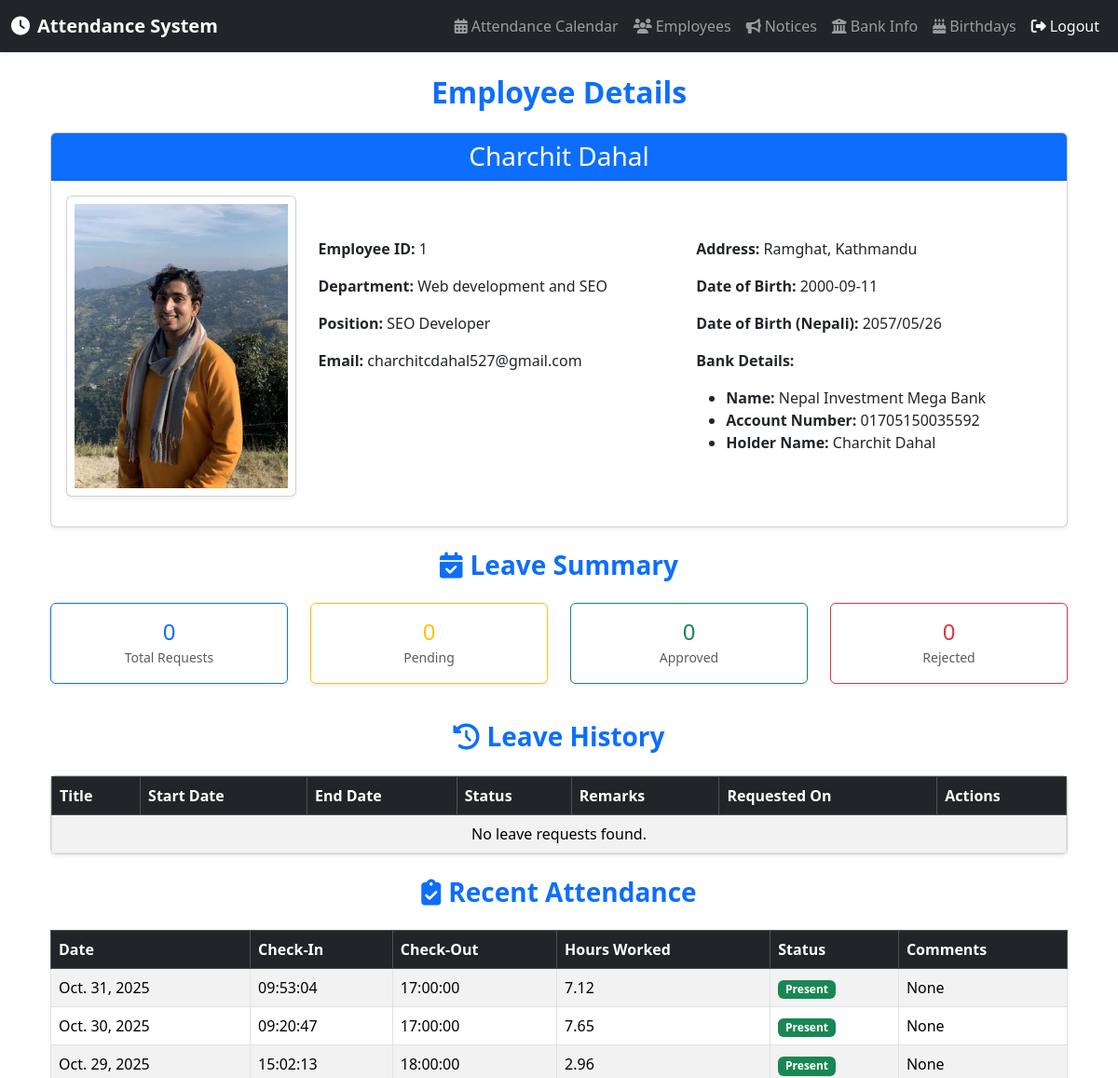
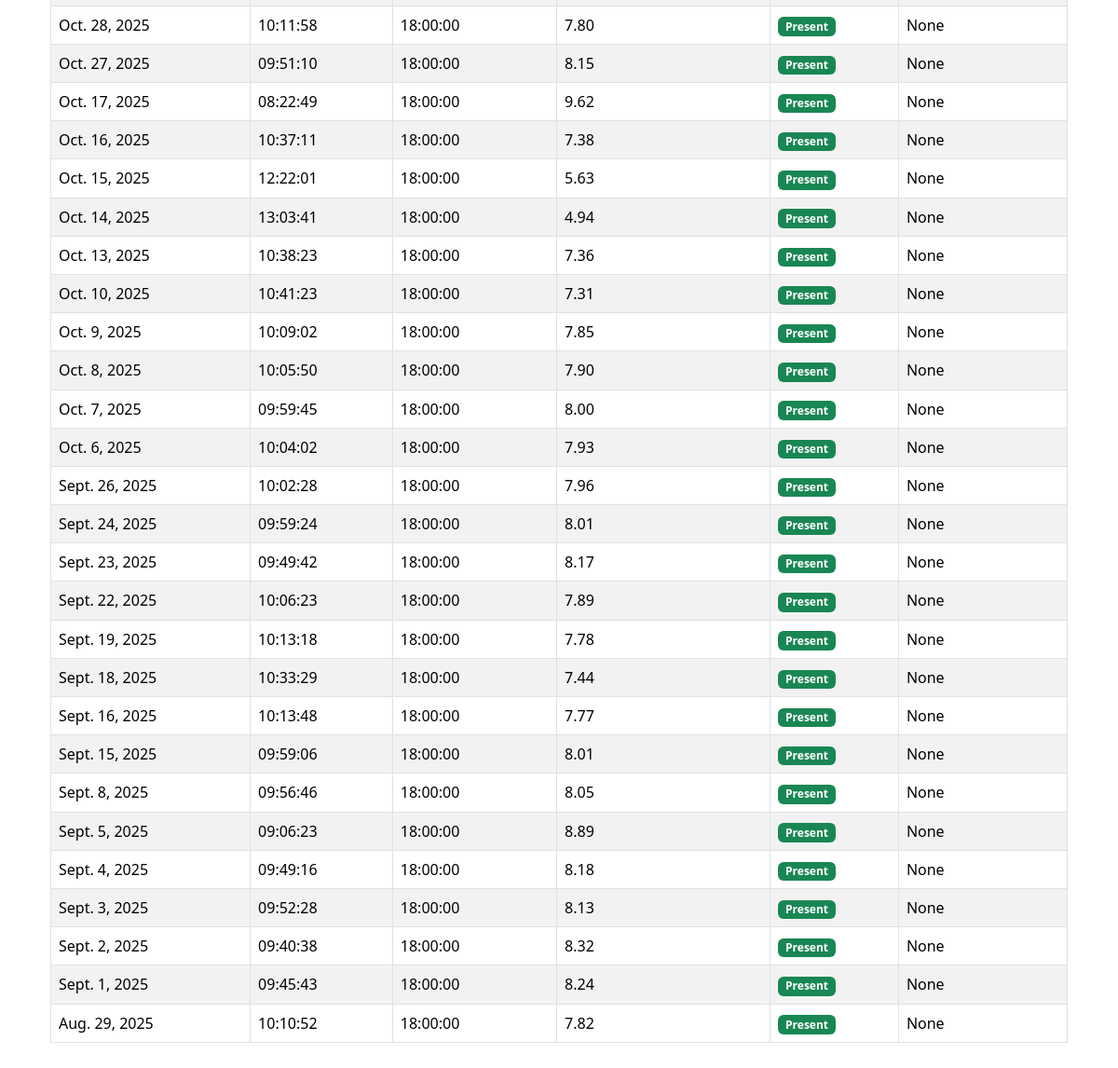
/employees/1/ (signed in), run on the app's committed database (2 pictures, top to bottom).
### attendance/models.py (models this page shows, shortened)
class Employee(models.Model):
    user = models.OneToOneField(User, on_delete=models.CASCADE)
    employee_id = models.CharField(max_length=10, unique=True)
    first_name = models.CharField(max_length=50)
    last_name = models.CharField(max_length=50)
    department = models.ForeignKey(Department, on_delete=models.SET_NULL, null=True)
    email = models.EmailField(unique=True)
    address = models.TextField(blank=True, null=True)
    position = models.CharField(max_length=100, blank=True, null=True)
    dob = models.DateField(blank=True, null=True)
    dob_nepali = models.CharField(max_length=10, blank=True, null=True)  # Format: YYYY/MM/DD in BS
    bank_account_number = models.CharField(max_length=50, blank=True, null=True)
    bank_name = models.CharField(max_length=100, blank=True, null=True)
    bank_account_holder_name = models.CharField(max_length=100, blank=True, null=True)
    photo = models.ImageField(upload_to='employee_photos/', blank=True, null=True)
    monthly_salary = models.DecimalField(
        max_digits=10, decimal_places=2, default=0.00,
        help_text="Monthly base salary in NPR")

class Department(models.Model):
    name = models.CharField(max_length=100)
    def __str__(self):
        return self.name

class Attendance(models.Model):
    employee = models.ForeignKey('Employee', on_delete=models.CASCADE)
    check_in = models.DateTimeField(null=True, blank=True)
    check_out = models.DateTimeField(null=True, blank=True)
    hours_worked = models.FloatField(null=True, blank=True)
    date = models.DateField(default=timezone.now)
    comments = models.TextField(blank=True, null=True)
    todo_tasks = models.TextField(blank=True, null=True, help_text="Tasks to do for the day (check-in)")
    completed_tasks = models.TextField(blank=True, null=True, help_text="Tasks completed (check-out)")
    status = models.CharField(max_length=10, default='Present', choices=[
        ('Present', 'Present'),
        ('Absent', 'Absent')
    ])

### attendance/views.py (the view)
# urls.py: path('employees/<int:employee_id>/', views.admin_employee_detail, name='admin_employee_detail'),
@login_required
@user_passes_test(is_superuser)
def admin_employee_detail(request, employee_id):
    employee = get_object_or_404(Employee, id=employee_id)
    attendance_records = Attendance.objects.filter(employee=employee).order_by('-date')[:30]
    leave_requests = LeaveRequest.objects.filter(employee=employee).order_by('-created_at')[:10]
    leave_stats = {
        'total': LeaveRequest.objects.filter(employee=employee).count(),
        'pending': LeaveRequest.objects.filter(employee=employee, status='Pending').count(),
        'approved': LeaveRequest.objects.filter(employee=employee, status='Approved').count(),
        'rejected': LeaveRequest.objects.filter(employee=employee, status='Rejected').count(),
    }
    return render(request, 'attendance/admin/admin_employee_detail.html', {
        'employee': employee,
        'attendance_records': attendance_records,
        'leave_requests': leave_requests,
        'leave_stats': leave_stats,
    })

### attendance/views.py (called while the page is built)
def is_superuser(user):
    return user.is_superuser

### attendance/templates/attendance/admin/admin_employee_detail.html
{% extends 'attendance/base.html' %}
{%load static%}
{% block content %}
<div class="container">
    <h2 class="mb-4 fw-bold text-center text-primary">Employee Details</h2>
    <div class="card shadow-sm mb-4 profile-card">
        <div class="card-header bg-primary text-white text-center">
            <h3 class="mb-0">{{ employee.first_name }} {{ employee.last_name }}</h3>
        </div>
        <div class="card-body">
            <div class="row align-items-center">
                <div class="col-md-3 text-center mb-3">
                    <div class="card shadow-sm p-2">
                        <img src="{% if employee.photo %}{{ employee.photo.url }}{% else %}{% static 'attendance/img/default_image.jpg' %}{% endif %}" alt="Profile Picture" class="profile-img">
                    </div>
                </div>
                <div class="col-md-9">
                    <div class="row">
                        <div class="col-md-6">
                            <p><strong>Employee ID:</strong> {{ employee.employee_id }}</p>
                            <p><strong>Department:</strong> {{ employee.department|default:"Not assigned" }}</p>
                            <p><strong>Position:</strong> {{ employee.position|default:"Not provided" }}</p>
                            <p><strong>Email:</strong> {{ employee.email }}</p>
                        </div>
                        <div class="col-md-6">
                            <p><strong>Address:</strong> {{ employee.address|default:"Not provided" }}</p>
                            <p><strong>Date of Birth:</strong> {{ employee.dob|date:"Y-m-d"|default:"Not provided" }}</p>
                            <p><strong>Date of Birth (Nepali):</strong> {{ employee.dob_nepali|default:"Not provided" }}</p>
                            <p><strong>Bank Details:</strong></p>
                            <ul>
                                <li><strong>Name:</strong> {{ employee.bank_name|default:"Not provided" }}</li>
                                <li><strong>Account Number:</strong> {{ employee.bank_account_number|default:"Not provided" }}</li>
                                <li><strong>Holder Name:</strong> {{ employee.bank_account_holder_name|default:"Not provided" }}</li>
                            </ul>
                        </div>
                    </div>
                </div>
            </div>
        </div>
    </div>
    <h3 class="mb-4 fw-bold text-primary text-center"><i class="fas fa-calendar-check me-2"></i>Leave Summary</h3>
    <div class="row mb-4">
        <div class="col-md-3 col-sm-6 mb-3">
            <div class="card text-center border-primary shadow-sm">
                <div class="card-body">
                    <h4 class="text-primary mb-0">{{ leave_stats.total }}</h4>
                    <small class="text-muted">Total Requests</small>
                </div>
            </div>
        </div>
        <div class="col-md-3 col-sm-6 mb-3">
            <div class="card text-center border-warning shadow-sm">
                <div class="card-body">
                    <h4 class="text-warning mb-0">{{ leave_stats.pending }}</h4>
                    <small class="text-muted">Pending</small>
                </div>
            </div>
        </div>
        <div class="col-md-3 col-sm-6 mb-3">
            <div class="card text-center border-success shadow-sm">
                <div class="card-body">
                    <h4 class="text-success mb-0">{{ leave_stats.approved }}</h4>
                    <small class="text-muted">Approved</small>
                </div>
            </div>
        </div>
        <div class="col-md-3 col-sm-6 mb-3">
            <div class="card text-center border-danger shadow-sm">
                <div class="card-body">
                    <h4 class="text-danger mb-0">{{ leave_stats.rejected }}</h4>
                    <small class="text-muted">Rejected</small>
                </div>
            </div>
        </div>
    </div>
    <h3 class="mb-4 fw-bold text-primary text-center"><i class="fas fa-history me-2"></i>Leave History</h3>
    <div class="card shadow-sm mb-4">
        <div class="card-body p-0">
            <div class="table-responsive">
                <table class="table table-striped table-bordered table-hover mb-0">
                    <thead class="table-dark">
                        <tr>
                            <th>Title</th>
                            <th>Start Date</th>
                            <th>End Date</th>
                            <th>Status</th>
                            <th>Remarks</th>
                            <th>Requested On</th>
                            <th>Actions</th>
                        </tr>
                    </thead>
                    <tbody>
                        {% for leave in leave_requests %}
                        <tr>
                            <td><strong>{{ leave.title }}</strong></td>
                            <td>{{ leave.start_date }}</td>
                            <td>{{ leave.end_date }}</td>
                            <td>
                                {% if leave.status == 'Approved' %}
                                    <span class="badge bg-success"><i class="fas fa-check-circle me-1"></i>{{ leave.status }}</span>
                                {% elif leave.status == 'Rejected' %}
                                    <span class="badge bg-danger"><i class="fas fa-times-circle me-1"></i>{{ leave.status }}</span>
                                {% else %}
                                    <span class="badge bg-warning text-dark"><i class="fas fa-clock me-1"></i>{{ leave.status }}</span>
                                {% endif %}
                            </td>
                            <td>{{ leave.remarks|default:"-" }}</td>
                            <td>{{ leave.created_at|date:"Y-m-d H:i" }}</td>
                            <td>
                                {% if leave.status == 'Pending' %}
                                <div class="btn-group btn-group-sm" role="group">
                                    <a href="{% url 'approve_reject_leave' leave.id 'approve' %}" class="btn btn-success" title="Approve">
                                        <i class="fas fa-check"></i>
                                    </a>
                                    <a href="{% url 'approve_reject_leave' leave.id 'reject' %}" class="btn btn-danger" title="Reject">
                                        <i class="fas fa-times"></i>
                                    </a>
                                </div>
                                {% else %}
                                <span class="text-muted small">No actions</span>
                                {% endif %}
                            </td>
                        </tr>
                        {% empty %}
                        <tr><td colspan="7" class="text-center">No leave requests found.</td></tr>
                        {% endfor %}
                    </tbody>
                </table>
            </div>
        </div>
    </div>
    <h3 class="mb-4 fw-bold text-primary text-center"><i class="fas fa-clipboard-check me-2"></i>Recent Attendance</h3>
    <div class="table-responsive">
        <table class="table table-striped table-bordered table-hover">
            <thead class="table-dark">
                <tr>
                    <th>Date</th>
                    <th>Check-In</th>
                    <th>Check-Out</th>
                    <th>Hours Worked</th>
                    <th>Status</th>
                    <th>Comments</th>
                </tr>
            </thead>
            <tbody>
                {% for record in attendance_records %}
                    <tr>
                        <td>{{ record.date }}</td>
                        <td>{{ record.check_in|time:"H:i:s"|default:"-" }}</td>
                        <td>{{ record.check_out|time:"H:i:s"|default:"-" }}</td>
                        <td>{{ record.hours_worked|floatformat:2|default:"-" }}</td>
                        <td>
                            {% if record.status == 'Present' %}
                                <span class="badge bg-success">{{ record.status }}</span>
                            {% else %}
                                <span class="badge bg-danger">{{ record.status }}</span>
                            {% endif %}
                        </td>
                        <td>{{ record.comments|default:"None" }}</td>
                    </tr>
                {% empty %}
                    <tr><td colspan="6" class="text-center">No attendance records found.</td></tr>
                {% endfor %}
            </tbody>
        </table>
    </div>
</div>
{% endblock %}

### attendance/templates/attendance/base.html (style rules this page uses)
body { min-height: 100vh; display: flex; flex-direction: column; }
.container { flex: 1; }

### data on the page
Employee: first_name "Charchit", last_name "Dahal", photo (picture), employee_id "1", department "Web development and SEO", position "SEO Developer", email "charchitcdahal527@gmail.com", address "Ramghat, Kathmandu", dob "2000-09-11", dob_nepali "2057/05/26", bank_name "Nepal Investment Mega Bank", bank_account_number "01705150035592", bank_account_holder_name "Charchit Dahal"
Attendance: date "Oct. 31, 2025", check_in "09:53:04", check_out "17:00:00", hours_worked "7.12", status "Present", comments "None"
Attendance: date "Oct. 30, 2025", check_in "09:20:47", check_out "17:00:00", hours_worked "7.65", status "Present", comments "None"
Attendance: date "Oct. 29, 2025", check_in "15:02:13", check_out "18:00:00", hours_worked "2.96", status "Present", comments "None"
Attendance: date "Oct. 28, 2025", check_in "10:11:58", check_out "18:00:00", hours_worked "7.80", status "Present", comments "None"
Attendance: date "Oct. 27, 2025", check_in "09:51:10", check_out "18:00:00", hours_worked "8.15", status "Present", comments "None"
Attendance: date "Oct. 17, 2025", check_in "08:22:49", check_out "18:00:00", hours_worked "9.62", status "Present", comments "None"
Attendance: date "Oct. 16, 2025", check_in "10:37:11", check_out "18:00:00", hours_worked "7.38", status "Present", comments "None"
Attendance: date "Oct. 15, 2025", check_in "12:22:01", check_out "18:00:00", hours_worked "5.63", status "Present", comments "None"
Attendance: date "Oct. 14, 2025", check_in "13:03:41", check_out "18:00:00", hours_worked "4.94", status "Present", comments "None"
Attendance: date "Oct. 13, 2025", check_in "10:38:23", check_out "18:00:00", hours_worked "7.36", status "Present", comments "None"
Attendance: date "Oct. 10, 2025", check_in "10:41:23", check_out "18:00:00", hours_worked "7.31", status "Present", comments "None"
Attendance: date "Oct. 9, 2025", check_in "10:09:02", check_out "18:00:00", hours_worked "7.85", status "Present", comments "None"
Attendance: date "Oct. 8, 2025", check_in "10:05:50", check_out "18:00:00", hours_worked "7.90", status "Present", comments "None"
Attendance: date "Oct. 7, 2025", check_in "09:59:45", check_out "18:00:00", hours_worked "8.00", status "Present", comments "None"
Attendance: date "Oct. 6, 2025", check_in "10:04:02", check_out "18:00:00", hours_worked "7.93", status "Present", comments "None"
Attendance: date "Sept. 26, 2025", check_in "10:02:28", check_out "18:00:00", hours_worked "7.96", status "Present", comments "None"
Attendance: date "Sept. 24, 2025", check_in "09:59:24", check_out "18:00:00", hours_worked "8.01", status "Present", comments "None"
Attendance: date "Sept. 23, 2025", check_in "09:49:42", check_out "18:00:00", hours_worked "8.17", status "Present", comments "None"
Attendance: date "Sept. 22, 2025", check_in "10:06:23", check_out "18:00:00", hours_worked "7.89", status "Present", comments "None"
Attendance: date "Sept. 19, 2025", check_in "10:13:18", check_out "18:00:00", hours_worked "7.78", status "Present", comments "None"
Attendance: date "Sept. 18, 2025", check_in "10:33:29", check_out "18:00:00", hours_worked "7.44", status "Present", comments "None"
Attendance: date "Sept. 16, 2025", check_in "10:13:48", check_out "18:00:00", hours_worked "7.77", status "Present", comments "None"
Attendance: date "Sept. 15, 2025", check_in "09:59:06", check_out "18:00:00", hours_worked "8.01", status "Present", comments "None"
Attendance: date "Sept. 8, 2025", check_in "09:56:46", check_out "18:00:00", hours_worked "8.05", status "Present", comments "None"
Attendance: date "Sept. 5, 2025", check_in "09:06:23", check_out "18:00:00", hours_worked "8.89", status "Present", comments "None"
Attendance: date "Sept. 4, 2025", check_in "09:49:16", check_out "18:00:00", hours_worked "8.18", status "Present", comments "None"
Attendance: date "Sept. 3, 2025", check_in "09:52:28", check_out "18:00:00", hours_worked "8.13", status "Present", comments "None"
Attendance: date "Sept. 2, 2025", check_in "09:40:38", check_out "18:00:00", hours_worked "8.32", status "Present", comments "None"
Attendance: date "Sept. 1, 2025", check_in "09:45:43", check_out "18:00:00", hours_worked "8.24", status "Present", comments "None"
Attendance: date "Aug. 29, 2025", check_in "10:10:52", check_out "18:00:00", hours_worked "7.82", status "Present", comments "None"

### other printed values
{{ leave_stats.total }} "0"
{{ leave_stats.pending }} "0"
{{ leave_stats.approved }} "0"
{{ leave_stats.rejected }} "0"
